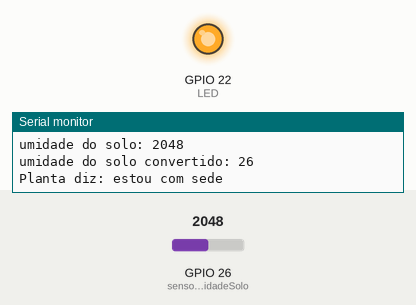
This sketch was run on a simulated ESP32. On the bench: output pins drawn as LEDs (lit = HIGH), the last lines printed to the serial monitor. The test bench sets the inputs (shaded band); at power-on: GPIO 26 (sensorUmidadeSolo) = 2048.

Above: at 2.7 s.
2.8 s: GPIO 26 (sensorUmidadeSolo) set to 1895
4.7 s: GPIO 26 (sensorUmidadeSolo) set to 1812
At 6.4 s:
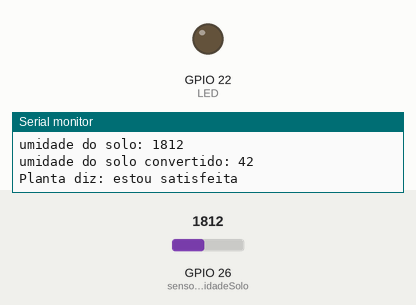
8.0 s: GPIO 26 (sensorUmidadeSolo) set to 2047
At 8.9 s:
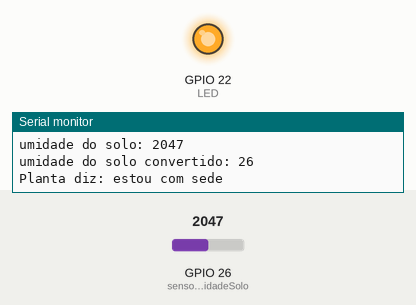
10.0 s: GPIO 26 (sensorUmidadeSolo) set to 1228
At 11.8 s:
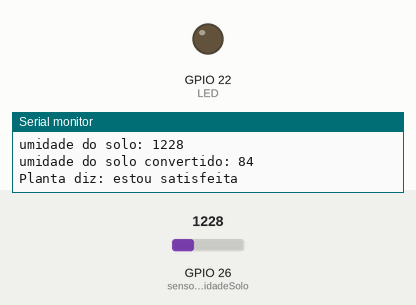
Timing chart, 0 to 13.0 s (numbered marks = the images above; inputs shaded):
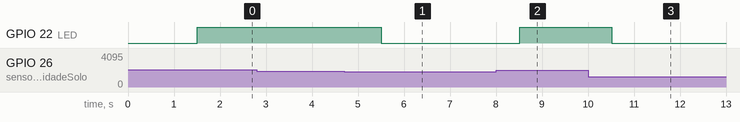

The sketch:

Projeto_IFSP_2025.ino
```cpp
int umisolo01;   //declaração de variáveis
int umidade_solo_01;

#define LED 22
#define sensorUmidadeSolo 26

void setup() {
  Serial.begin(115200);  //velocidade de comunicação serial
  pinMode(LED,OUTPUT);  //define saída LED como saída
  delay(1500);
}

void loop() {
  Serial.print("umidade do solo: ");
  umisolo01 = analogRead(sensorUmidadeSolo);  //leitura analógica do sensor umidade do solo que irá passar pelo conversor AD
  Serial.println(umisolo01);
  umidade_solo_01 = map(umisolo01,1000,2400,100,0);   ///conversão do valor do conversor AD para uma escala de 0 a 100
  //https://www.bosontreinamentos.com.br/eletronica/arduino/funcao-map/#google_vignette
  //para quem ficou com dúvida utilize a lógica de Celsius para Fahrenheit em que 0 está para 32 e 100 para 212
  //tempF = map(tempC,0,100,32,212);
  Serial.print("umidade do solo convertido: ");
  Serial.println(umidade_solo_01);

  if (umidade_solo_01 <=40)
  {
    digitalWrite(LED, HIGH);
    Serial.println("Planta diz: estou com sede");
  }
  else
  {
    digitalWrite(LED, LOW);
    Serial.println("Planta diz: estou satisfeita");
  }
  delay(1000);
}
```

Measured:
- the behaviour switches between 1840 and 1839 on GPIO 26 (sensorUmidadeSolo) (found by bisection; images 0 and 1)
- after the input at 4.7 s, GPIO 22 (LED): HIGH → LOW after 0.81 s
- after the input at 8.0 s, GPIO 22 (LED): LOW → HIGH after 0.51 s
- after the input at 10.0 s, GPIO 22 (LED): HIGH → LOW after 0.52 s
